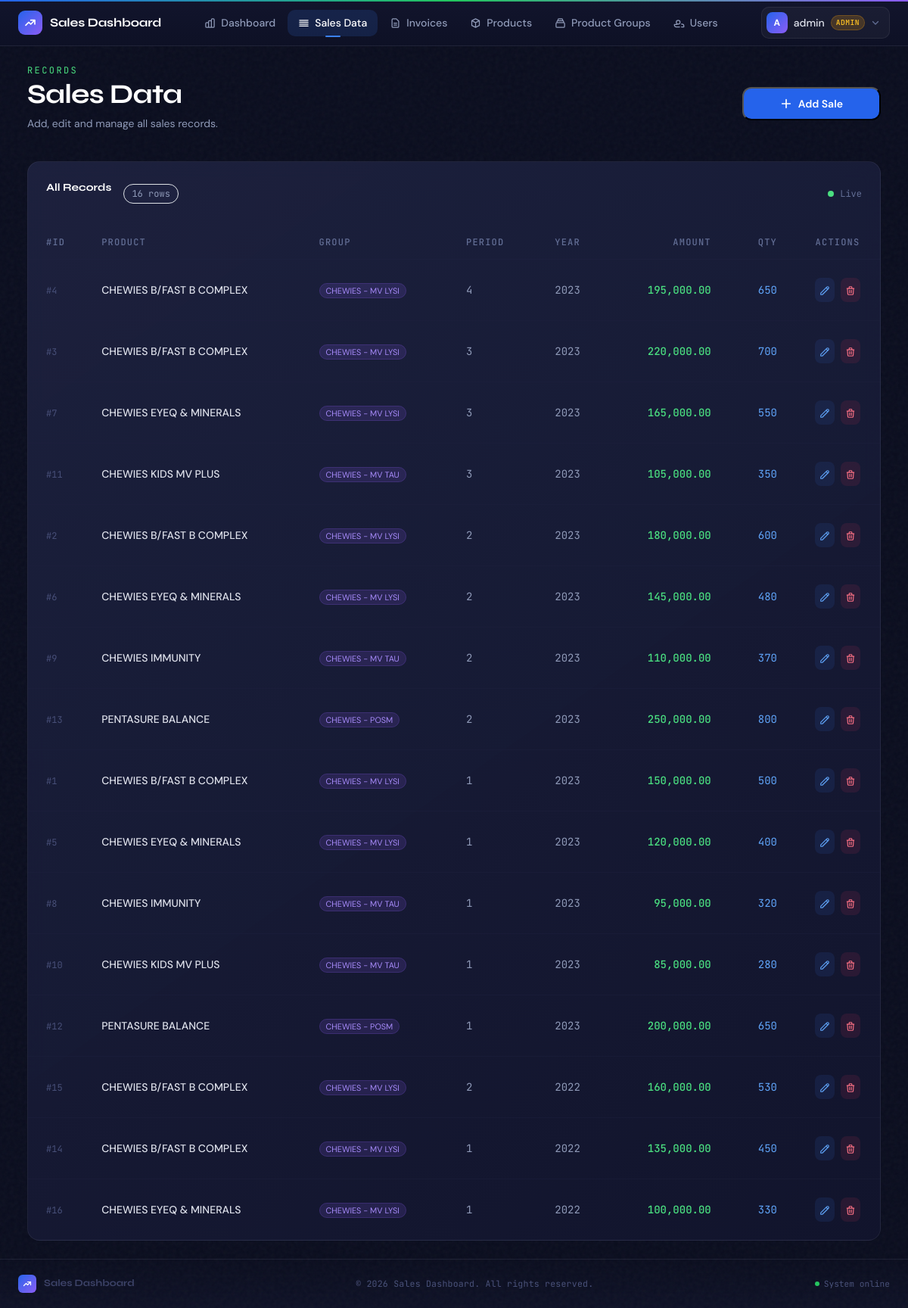
The app's page /pages/data.php (signed in) with its own data.
### tables this page shows
CREATE TABLE IF NOT EXISTS sales (
    id INT AUTO_INCREMENT PRIMARY KEY,
    product_id INT NOT NULL,
    period INT NOT NULL,
    year INT NOT NULL,
    amount DECIMAL(12, 2) NOT NULL DEFAULT 0,
    quantity INT NOT NULL DEFAULT 0,
    created_at TIMESTAMP DEFAULT CURRENT_TIMESTAMP,
    updated_at TIMESTAMP DEFAULT CURRENT_TIMESTAMP ON UPDATE CURRENT_TIMESTAMP,
    FOREIGN KEY (product_id) REFERENCES products(id) ON DELETE CASCADE,
    UNIQUE KEY unique_sale (product_id, period, year)
);

CREATE TABLE IF NOT EXISTS products (
    id INT AUTO_INCREMENT PRIMARY KEY,
    product_group_id INT NOT NULL,
    name VARCHAR(150) NOT NULL,
    sku VARCHAR(50) DEFAULT NULL,
    created_at TIMESTAMP DEFAULT CURRENT_TIMESTAMP,
    FOREIGN KEY (product_group_id) REFERENCES product_groups(id) ON DELETE CASCADE
);

CREATE TABLE IF NOT EXISTS product_groups (
    id INT AUTO_INCREMENT PRIMARY KEY,
    name VARCHAR(100) NOT NULL,
    description VARCHAR(255) DEFAULT NULL,
    created_at TIMESTAMP DEFAULT CURRENT_TIMESTAMP
);

### pages/data.php (the view, shortened to what this page needs)
<?php
$pdo = getDBConnection();
$error = '';
$sales = [];
if ($pdo) {
    try {
        $stmt = $pdo->query("
            SELECT s.id, s.period, s.year, s.amount, s.quantity, p.name as product_name, pg.name as group_name
            FROM sales s
            JOIN products p ON s.product_id = p.id
            JOIN product_groups pg ON p.product_group_id = pg.id
            ORDER BY s.year DESC, s.period DESC, p.name
        ");
        $sales = $stmt->fetchAll();
    } catch (PDOException $e) {
        $error = $error ?: 'Failed to load data.';
    }
}
include __DIR__ . '/../includes/header.php';
?>
<script src="https://cdn.tailwindcss.com"></script>
<div id="tw-sales" class="max-w-[1600px] mx-auto px-4 sm:px-6 lg:px-8 py-8 space-y-6">
  <header class="flex flex-col sm:flex-row sm:items-center justify-between gap-4 animate-fade-up">
    <div>
      <p class="text-xs font-mono uppercase tracking-[0.2em] text-volt-400 mb-1">Records</p>
      <h1 class="font-display text-3xl lg:text-4xl font-bold text-white tracking-tight">Sales Data</h1>
      <p class="text-ink-300 text-sm mt-1">Add, edit and manage all sales records.</p>
    </div>
    <button type="button" onclick="openAddModal()"
      class="inline-flex items-center gap-2 px-5 py-2.5 rounded-xl bg-azure-600 hover:bg-azure-500 text-white text-sm font-semibold transition-all duration-200 hover:shadow-glow-blue active:scale-[0.98] shrink-0">
      <svg class="w-4 h-4" fill="none" stroke="currentColor" viewBox="0 0 24 24">
        <path stroke-linecap="round" stroke-linejoin="round" stroke-width="2.5" d="M12 4v16m8-8H4"/>
      </svg>
      Add Sale
    </button>
  </header>
  <div class="card-glass rounded-2xl overflow-hidden animate-fade-up-1">
    <div class="flex items-center justify-between px-6 py-4 border-b border-ink-800/60">
      <div class="flex items-center gap-3">
        <p class="font-display text-sm font-bold text-white">All Records</p>
        <span class="font-mono text-xs px-2.5 py-1 rounded-full bg-ink-800 text-ink-300 border border-ink-700">
          <?= count($sales) ?> rows
        </span>
      </div>
      <div class="flex items-center gap-2">
        <span class="w-2 h-2 rounded-full bg-volt-400 animate-pulse-dot"></span>
        <span class="text-xs text-ink-400 font-mono">Live</span>
      </div>
    </div>
    <div class="overflow-x-auto">
      <table class="w-full text-sm">
        <thead>
          <tr class="border-b border-ink-800/60">
            <th class="text-left px-6 py-3.5 text-xs font-mono uppercase tracking-widest text-ink-400 font-medium w-16">#ID</th>
            <th class="text-left px-4 py-3.5 text-xs font-mono uppercase tracking-widest text-ink-400 font-medium">Product</th>
            <th class="text-left px-4 py-3.5 text-xs font-mono uppercase tracking-widest text-ink-400 font-medium">Group</th>
            <th class="text-left px-4 py-3.5 text-xs font-mono uppercase tracking-widest text-ink-400 font-medium">Period</th>
            <th class="text-left px-4 py-3.5 text-xs font-mono uppercase tracking-widest text-ink-400 font-medium">Year</th>
            <th class="text-right px-4 py-3.5 text-xs font-mono uppercase tracking-widest text-ink-400 font-medium">Amount</th>
            <th class="text-right px-4 py-3.5 text-xs font-mono uppercase tracking-widest text-ink-400 font-medium">Qty</th>
            <th class="text-center px-6 py-3.5 text-xs font-mono uppercase tracking-widest text-ink-400 font-medium w-28">Actions</th>
          </tr>
        </thead>
        <tbody class="divide-y divide-ink-800/40">
          <?php if (empty($sales)): ?>
            <tr>
              <td colspan="8" class="text-center py-16">
                <div class="flex flex-col items-center gap-3">
                  <svg class="w-10 h-10 text-ink-700" fill="none" stroke="currentColor" viewBox="0 0 24 24">
                    <path stroke-linecap="round" stroke-linejoin="round" stroke-width="1.5" d="M9 17v-2m3 2v-4m3 4v-6m2 10H7a2 2 0 01-2-2V5a2 2 0 012-2h5.586a1 1 0 01.707.293l5.414 5.414a1 1 0 01.293.707V19a2 2 0 01-2 2z"/>
                  </svg>
                  <p class="text-ink-400 text-sm">No sales data found.</p>
                  <button type="button" onclick="openAddModal()" class="text-xs text-azure-400 hover:text-azure-300 underline underline-offset-2 transition-colors">
                    Add your first record
                  </button>
                </div>
              </td>
            </tr>
          <?php else: ?>
            <?php foreach ($sales as $row): ?>
            <tr class="sales-row">
              <td class="px-6 py-4"><span class="font-mono text-xs text-ink-500">#<?= (int)$row['id'] ?></span></td>
              <td class="px-4 py-4"><span class="text-ink-100 font-medium"><?= htmlspecialchars($row['product_name']) ?></span></td>
              <td class="px-4 py-4"><span class="group-badge"><?= htmlspecialchars($row['group_name']) ?></span></td>
              <td class="px-4 py-4"><span class="font-mono text-ink-300"><?= (int)$row['period'] ?></span></td>
              <td class="px-4 py-4"><span class="font-mono text-ink-300"><?= (int)$row['year'] ?></span></td>
              <td class="px-4 py-4 text-right"><span class="font-mono text-volt-400 font-medium"><?= number_format((float)$row['amount'], 2) ?></span></td>
              <td class="px-4 py-4 text-right"><span class="font-mono text-azure-400"><?= number_format((int)$row['quantity']) ?></span></td>
              <td class="px-6 py-4">
                <div class="flex items-center justify-center gap-2">
                  <a href="?edit=<?= (int)$row['id'] ?>"
                     class="p-1.5 rounded-lg bg-azure-500/10 text-azure-400 hover:bg-azure-500/20 hover:text-azure-300 transition-all duration-150" title="Edit">
                    <svg class="w-3.5 h-3.5" fill="none" stroke="currentColor" viewBox="0 0 24 24">
                      <path stroke-linecap="round" stroke-linejoin="round" stroke-width="2" d="M15.232 5.232l3.536 3.536m-2.036-5.036a2.5 2.5 0 113.536 3.536L6.5 21.036H3v-3.572L16.732 3.732z"/>
                    </svg>
                  </a>
                  <a href="?delete=<?= (int)$row['id'] ?>"
                     onclick="return confirm('Delete this record?')"
                     class="p-1.5 rounded-lg bg-rose-500/10 text-rose-400 hover:bg-rose-500/20 hover:text-rose-300 transition-all duration-150" title="Delete">
                    <svg class="w-3.5 h-3.5" fill="none" stroke="currentColor" viewBox="0 0 24 24">
                      <path stroke-linecap="round" stroke-linejoin="round" stroke-width="2" d="M19 7l-.867 12.142A2 2 0 0116.138 21H7.862a2 2 0 01-1.995-1.858L5 7m5 4v6m4-6v6m1-10V4a1 1 0 00-1-1h-4a1 1 0 00-1 1v3M4 7h16"/>
                    </svg>
                  </a>
                </div>
              </td>
            </tr>
            <?php endforeach; ?>
          <?php endif; ?>
        </tbody>
      </table>
    </div>
  </div>
</div>
<?php include __DIR__ . '/../includes/footer.php'; ?>

### records on screen
sales: id "4", product.name "CHEWIES B/FAST B COMPLEX", product_groups.name "CHEWIES - MV LYSI", period "4", year "2023", amount "195,000.00", quantity "650"
sales: id "3", product.name "CHEWIES B/FAST B COMPLEX", product_groups.name "CHEWIES - MV LYSI", period "3", year "2023", amount "220,000.00", quantity "700"
sales: id "7", product.name "CHEWIES EYEQ & MINERALS", product_groups.name "CHEWIES - MV LYSI", period "3", year "2023", amount "165,000.00", quantity "550"
sales: id "11", product.name "CHEWIES KIDS MV PLUS", product_groups.name "CHEWIES - MV TAU", period "3", year "2023", amount "105,000.00", quantity "350"
sales: id "2", product.name "CHEWIES B/FAST B COMPLEX", product_groups.name "CHEWIES - MV LYSI", period "2", year "2023", amount "180,000.00", quantity "600"
sales: id "6", product.name "CHEWIES EYEQ & MINERALS", product_groups.name "CHEWIES - MV LYSI", period "2", year "2023", amount "145,000.00", quantity "480"
sales: id "9", product.name "CHEWIES IMMUNITY", product_groups.name "CHEWIES - MV TAU", period "2", year "2023", amount "110,000.00", quantity "370"
sales: id "13", product.name "PENTASURE BALANCE", product_groups.name "CHEWIES - POSM", period "2", year "2023", amount "250,000.00", quantity "800"
sales: id "1", product.name "CHEWIES B/FAST B COMPLEX", product_groups.name "CHEWIES - MV LYSI", period "1", year "2023", amount "150,000.00", quantity "500"
sales: id "5", product.name "CHEWIES EYEQ & MINERALS", product_groups.name "CHEWIES - MV LYSI", period "1", year "2023", amount "120,000.00", quantity "400"
sales: id "8", product.name "CHEWIES IMMUNITY", product_groups.name "CHEWIES - MV TAU", period "1", year "2023", amount "95,000.00", quantity "320"
sales: id "10", product.name "CHEWIES KIDS MV PLUS", product_groups.name "CHEWIES - MV TAU", period "1", year "2023", amount "85,000.00", quantity "280"
sales: id "12", product.name "PENTASURE BALANCE", product_groups.name "CHEWIES - POSM", period "1", year "2023", amount "200,000.00", quantity "650"
sales: id "15", product.name "CHEWIES B/FAST B COMPLEX", product_groups.name "CHEWIES - MV LYSI", period "2", year "2022", amount "160,000.00", quantity "530"
sales: id "14", product.name "CHEWIES B/FAST B COMPLEX", product_groups.name "CHEWIES - MV LYSI", period "1", year "2022", amount "135,000.00", quantity "450"
sales: id "16", product.name "CHEWIES EYEQ & MINERALS", product_groups.name "CHEWIES - MV LYSI", period "1", year "2022", amount "100,000.00", quantity "330"

### other values on screen
substr($currentUser['username'] ?? 'U', 0, 1) "A"
$currentUser['username'] "admin"
count($sales) "16"
